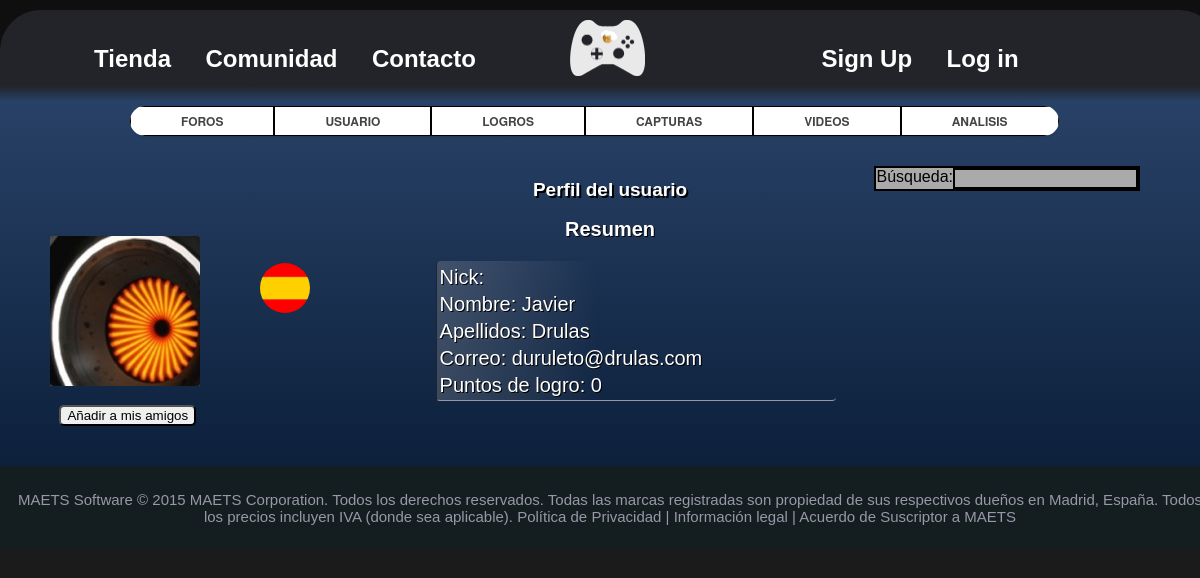
The app's page /Usuario/Usuario.php with its own data.
### tables this page shows
CREATE TABLE IF NOT EXISTS `usuario` (
`Id` int(10) NOT NULL,
  `Nick` varchar(20) NOT NULL,
  `Contrasenia` varchar(100) NOT NULL,
  `Nombre` varchar(20) NOT NULL,
  `Apellidos` varchar(50) NOT NULL,
  `Correo` varchar(50) NOT NULL,
  `Fecha de Nacimiento` date NOT NULL,
  `Pais` varchar(50) NOT NULL,
  `Ciudad` varchar(50) NOT NULL,
  `Direccion` varchar(100) NOT NULL,
  `Codigo Postal` int(7) NOT NULL,
  `Puntuacion` int(7) NOT NULL,
  `Rol` enum('Usuario Registrado','Administrador','Desarrollador','Gestor-Tienda','Gestor-Comunidad','') NOT NULL,
  `Imagen` varchar(150) NOT NULL,
  `Companyia` varchar(150) NOT NULL
);

### include/usersBD.php (called while the page is built, shortened)
<?php
function selectUser($valor, $column, $like){
	$connection=createConnection();
	if($valor == "")
		$sql = "SELECT * FROM usuario";
	else {
		if($like)
			$sql = "SELECT * FROM usuario WHERE UPPER(" .$column. ") LIKE UPPER('%$valor%')	";
		else
			$sql = "SELECT * FROM usuario WHERE " .$column. " = '$valor'";
	}
	$res = $connection->query($sql) or die ($connection->error. " en la linea". (_LINE_-1));
	while($ret[] = $res->fetch_assoc());
	return($ret);
}
?>

### include/usersOp.php (called while the page is built, shortened)
<?php
function getListaUsuarios($valor, $column, $like) {
		require_once('../include/usersBD.php');
	return (selectUser($valor, $column, $like));
}
?>

### include/vUsuario.php (the view, shortened to what this page needs)
<?php
function generarUsuario($user){
	require_once('../include/usersOp.php');
	$res = getListaUsuarios($user,"Nick", false);
		  echo "<div id = 'user_friends_header'>";
          echo "<img id='imagen_Avatar' src='../images/usuarios/".$res[0]['Imagen']."'>";
          echo "<div id = 'texto_perfil' >";
          echo "<img id = 'bandera_nacionalidad' src='../images/usuarios/SpainFlag.jpg'>";
          echo "</div>";
          echo "<div id = 'botonAniadir'>";
          echo "<button type='button' id='addFriendButton'>Añadir a mis amigos</button>";
          echo "</div>";
          echo "</div>";
          echo "<div id ='mainContent'>";
          echo "<h1> Perfil del usuario</h1>";
          echo "<table>";
 			echo "<tr><h2> Resumen </h2></tr>";
             echo "<tr>";
             echo "<td>Nick:   ".$user."</td>";
              echo "</tr>";
              echo  "<tr>";
              echo "<td>Nombre:    "  .$res[0]['Nombre']. " </a></td>";
              echo "</tr>";
              echo "<tr>";
              echo "<td>Apellidos:    ".$res[0]['Apellidos']." </a></td>";
              echo "</tr>";
              echo "<tr>";
              echo "<td>Correo:     " .$res[0]['Correo']. " </a></td>";
              echo "</tr>";
              echo "<tr>";
              echo "<td>Puntos de logro: " .$res[0]['Puntuacion']. "</a></td>";
              echo "</tr>";
              echo "</table>";
              echo "</div>";
}
?>

### css/main.css (style rules this page uses)
body { font-family: sans-serif; text-align: center; background-color: rgb(27,27,27); }
h1 { color: #FFFFFF; text-shadow: 2px 2px #000000; font-size: 19px; }

### css/users.css (style rules this page uses)
#addFriendButton { margin-left: -2.5cm; margin-top: 15px; display:inline-table; float: bottom; text-align: center; -moz-border-radius: 5px; -webkit-border-radius: 5px; border-radius: 5px; }
#mainContent { width: 500px; margin: auto; float: center; }
table { background: rgba(207,201,201,0.21); background: -moz-linear-gradient(left, rgba(207,201,201,0.21) 0%, rgba(223,153,141,0) 40%, rgba(248,80,50,0) 100%); background: -webkit-gradient(left top, right top, color-stop(0%, rgba(207,201,201,0.21)), color-stop(40%, rgba(223,153,141,0)), color-stop(100%, rgba(248,80,50,0))); background: -webkit-linear-gradient(left, rgba(207,201,201,0.21) 0%, rgba(223,153,141,0) 40%, rgba(248,80,50,0) 100%); background: -o-linear-gradient(left, rgba(207,201,201,0.21) 0%, rgba(223,153,141,0) 40%, rgba(248,80,50,0) 100%); background: -ms-linear-gradient(left, rgba(207,201,201,0.21) 0%, rgba(223,153,141,0) 40%, rgba(248,80,50,0) 100%); background: linear-gradient(to right, rgba(207,201,201,0.21) 0%, rgba(223,153,141,0) 40%, rgba(248,80,50,0) 100%); filter: progid:DXImageTransform.Microsoft.gradient( startColorstr='#cfc9c9', endColorstr='#f85032', GradientType=1 ); margin-top: 20px; text-align: center; margin-left: 2cm; text-align: left; text-align: justify; width: 400px; border-bottom: 1px #9898A6 groove; border-left: 1px #222429 solid; border-radius: 4px; float: center; }
tr { font-size: 20px; font-weight: bloth; color: #FFFFFF; text-shadow: 1px 1px #000000; }
td { font-size: 20px; font-weight: bloth; color: #FFFFFF; text-shadow: 1px 1px #000000; }
#imagen_Avatar { margin-top: 10px; margin-left: 10px; float: center; width: 150px; height: 150px; }
#user_friends_header { margin-top: 15px; padding: 20px; overflow: auto; clear: both; float : left; }
#bandera_nacionalidad { margin-top: 20px; margin-left: 15px; float: left; width: 50px; height: 50px; border-radius: 50%; }
#texto_perfil { margin-left: 45px; margin-top: 0px; float: right; color: #FFFFFF; text-shadow: 2px 2px #000000; font-size: 25px; }
h2 { font-size: 20px; font-weight: bloth; color: #FFFFFF; text-shadow: 1px 1px #000000; }

### records on screen
usuario: Imagen (picture), Nombre "Javier", Apellidos "Drulas", Correo "duruleto@drulas.com", Puntuacion "0"
